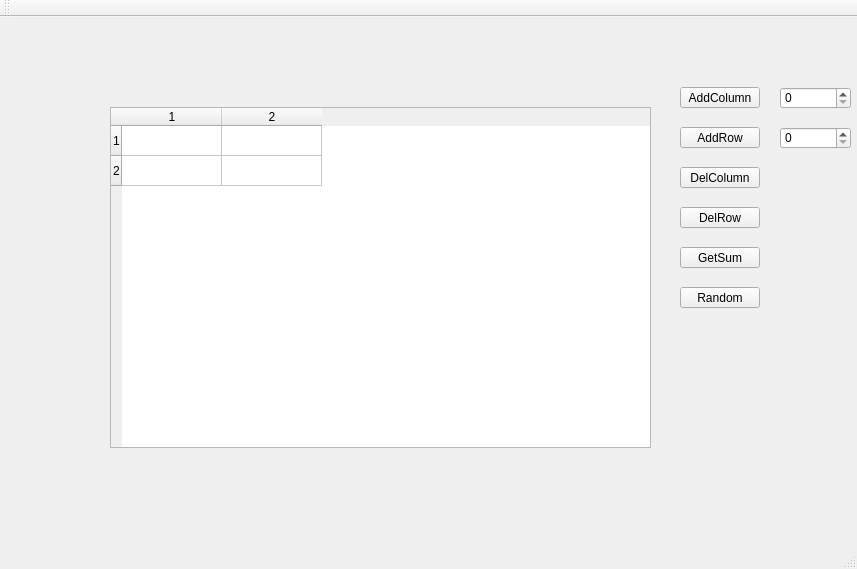
<?xml version="1.0" encoding="UTF-8"?>
<ui version="4.0">
 <class>MainWindow</class>
 <widget class="QMainWindow" name="MainWindow">
  <property name="geometry">
   <rect>
    <x>0</x>
    <y>0</y>
    <width>857</width>
    <height>569</height>
   </rect>
  </property>
  <property name="windowTitle">
   <string>MainWindow</string>
  </property>
  <widget class="QWidget" name="centralWidget">
   <widget class="QTableWidget" name="tableWidget">
    <property name="geometry">
     <rect>
      <x>110</x>
      <y>90</y>
      <width>541</width>
      <height>341</height>
     </rect>
    </property>
    <row>
     <property name="text">
      <string>1</string>
     </property>
    </row>
    <row>
     <property name="text">
      <string>2</string>
     </property>
    </row>
    <column>
     <property name="text">
      <string>1</string>
     </property>
    </column>
    <column>
     <property name="text">
      <string>2</string>
     </property>
    </column>
   </widget>
   <widget class="QPushButton" name="ButtonAddRow">
    <property name="geometry">
     <rect>
      <x>680</x>
      <y>110</y>
      <width>80</width>
      <height>21</height>
     </rect>
    </property>
    <property name="text">
     <string>AddRow</string>
    </property>
   </widget>
   <widget class="QPushButton" name="ButtonDelRow">
    <property name="geometry">
     <rect>
      <x>680</x>
      <y>190</y>
      <width>80</width>
      <height>21</height>
     </rect>
    </property>
    <property name="text">
     <string>DelRow</string>
    </property>
   </widget>
   <widget class="QSpinBox" name="spinBoxRow">
    <property name="geometry">
     <rect>
      <x>780</x>
      <y>110</y>
      <width>71</width>
      <height>22</height>
     </rect>
    </property>
   </widget>
   <widget class="QPushButton" name="ButtonGetSum">
    <property name="geometry">
     <rect>
      <x>680</x>
      <y>230</y>
      <width>80</width>
      <height>21</height>
     </rect>
    </property>
    <property name="text">
     <string>GetSum</string>
    </property>
   </widget>
   <widget class="QLabel" name="labelSum">
    <property name="geometry">
     <rect>
      <x>780</x>
      <y>190</y>
      <width>71</width>
      <height>31</height>
     </rect>
    </property>
    <property name="font">
     <font>
      <pointsize>10</pointsize>
     </font>
    </property>
    <property name="text">
     <string/>
    </property>
   </widget>
   <widget class="QPushButton" name="ButtonAddColumn">
    <property name="geometry">
     <rect>
      <x>680</x>
      <y>70</y>
      <width>80</width>
      <height>21</height>
     </rect>
    </property>
    <property name="text">
     <string>AddColumn</string>
    </property>
   </widget>
   <widget class="QSpinBox" name="spinBoxColumn">
    <property name="geometry">
     <rect>
      <x>780</x>
      <y>70</y>
      <width>71</width>
      <height>22</height>
     </rect>
    </property>
   </widget>
   <widget class="QPushButton" name="ButtonDelColumn">
    <property name="geometry">
     <rect>
      <x>680</x>
      <y>150</y>
      <width>80</width>
      <height>21</height>
     </rect>
    </property>
    <property name="text">
     <string>DelColumn</string>
    </property>
   </widget>
   <widget class="QPushButton" name="ButtonRandom">
    <property name="geometry">
     <rect>
      <x>680</x>
      <y>270</y>
      <width>80</width>
      <height>21</height>
     </rect>
    </property>
    <property name="text">
     <string>Random</string>
    </property>
   </widget>
  </widget>
  <widget class="QMenuBar" name="menuBar">
   <property name="geometry">
    <rect>
     <x>0</x>
     <y>0</y>
     <width>857</width>
     <height>20</height>
    </rect>
   </property>
  </widget>
  <widget class="QToolBar" name="mainToolBar">
   <attribute name="toolBarArea">
    <enum>TopToolBarArea</enum>
   </attribute>
   <attribute name="toolBarBreak">
    <bool>false</bool>
   </attribute>
  </widget>
  <widget class="QStatusBar" name="statusBar"/>
 </widget>
 <layoutdefault spacing="6" margin="11"/>
 <resources/>
 <connections/>
</ui>
